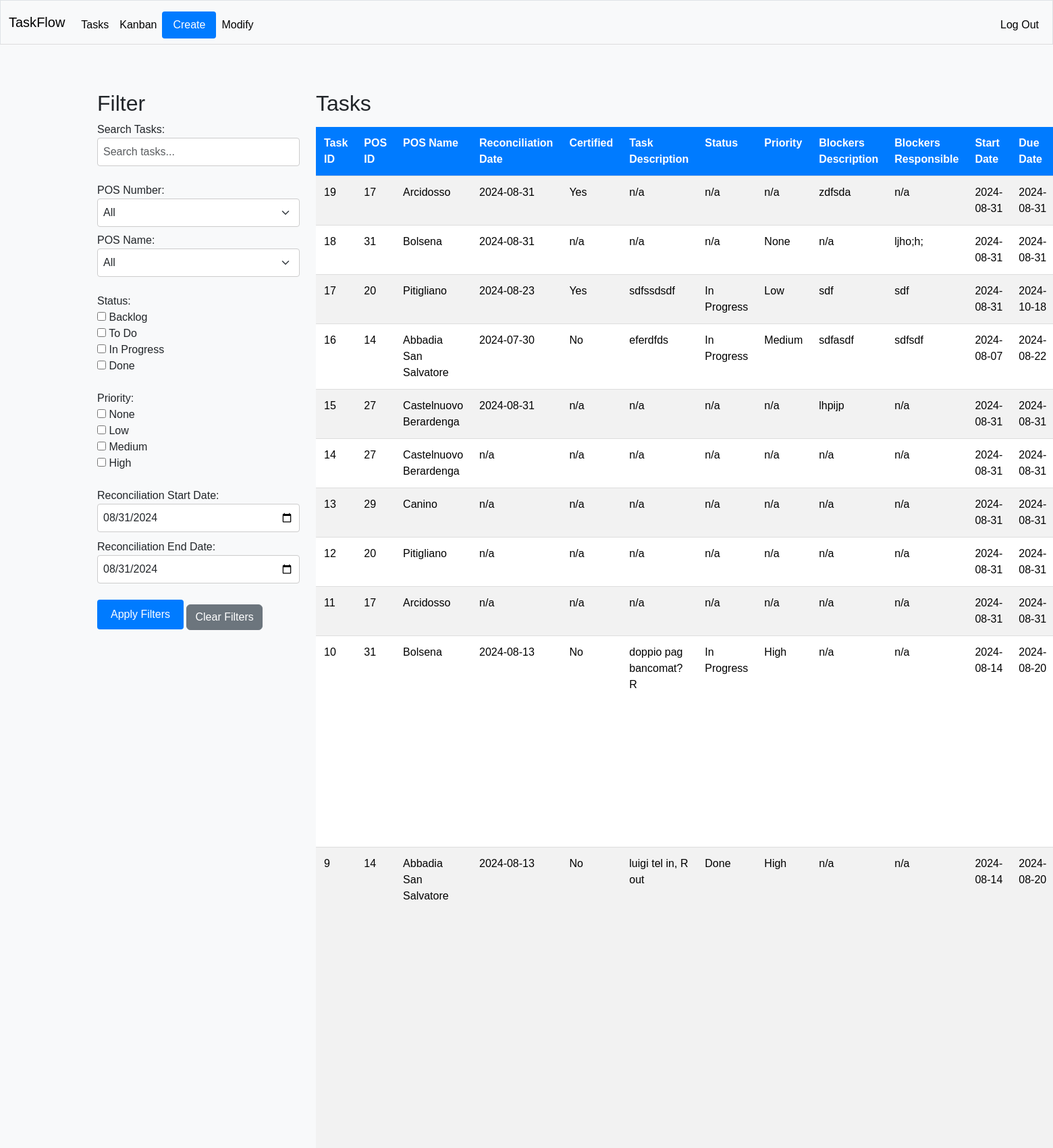
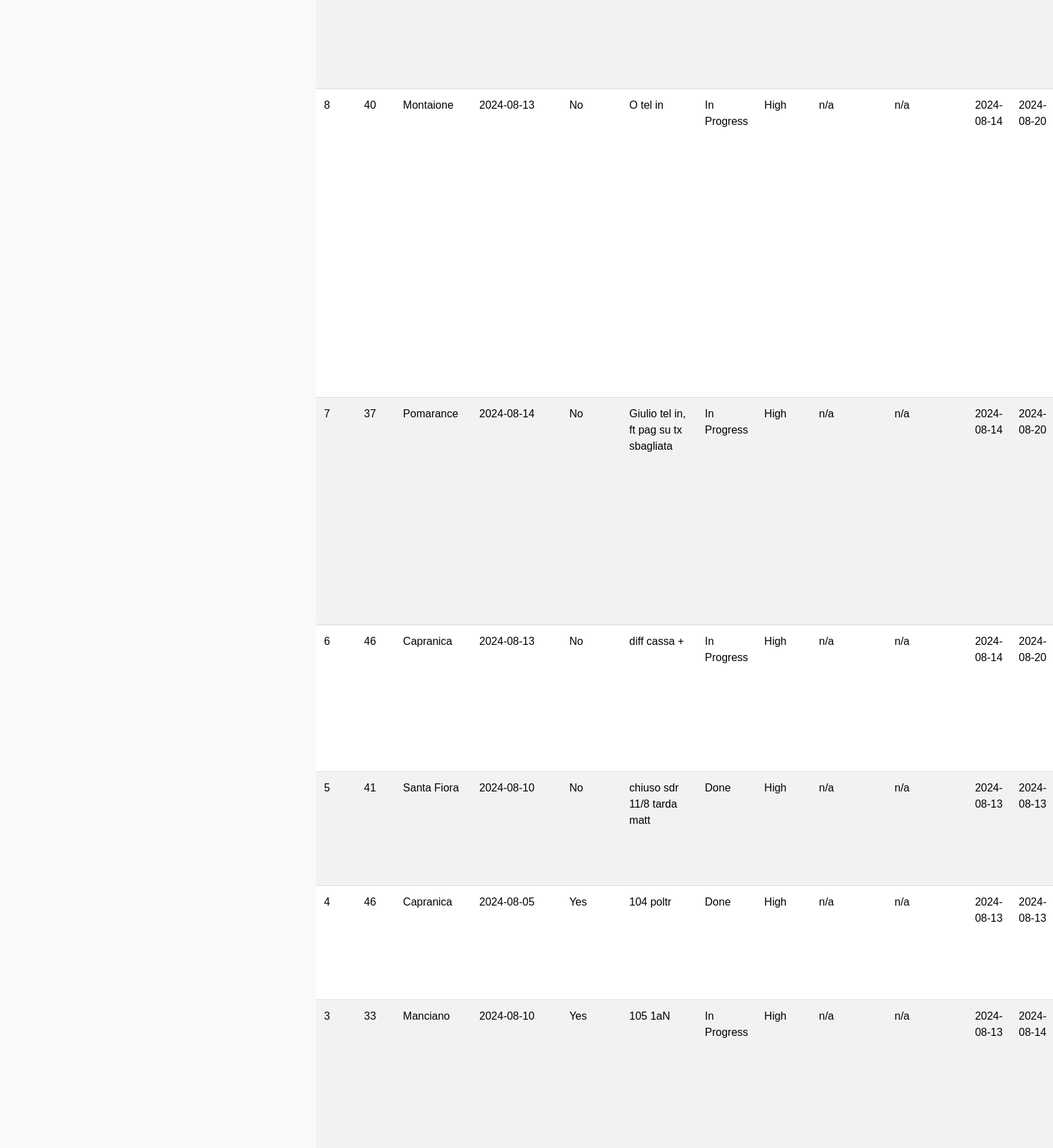
Page /tasks (signed in, upper part) on the committed database (2 pictures, top to bottom).
### tables this page shows
CREATE TABLE tasks (
                        task_id INTEGER NOT NULL, 
                        task_desc VARCHAR, 
                        task_status VARCHAR, 
                        task_priority VARCHAR, 
                        task_start_date DATE, 
                        task_due_date DATE, 
                        task_notes VARCHAR, 
                        pos_id INTEGER NOT NULL, 
                        blocker_id INTEGER, 
                        rec_id INTEGER, 
                        PRIMARY KEY (task_id), 
                        CHECK (task_status IN ('Backlog', 'To Do', 'In Progress', 'Done')), 
                        CHECK (task_priority IN ('None', 'Low', 'Medium', 'High')),
                        FOREIGN KEY(pos_id) REFERENCES pos (pos_id),
                        FOREIGN KEY(blocker_id) REFERENCES blockers (blocker_id),
                        FOREIGN KEY(rec_id) REFERENCES rec (rec_id)
                    );

CREATE TABLE pos (
	pos_id INTEGER NOT NULL, 
	pos_name VARCHAR NOT NULL, 
	PRIMARY KEY (pos_id), 
	UNIQUE (pos_name)
);

CREATE TABLE rec (
                        rec_id INTEGER NOT NULL, 
                        rec_date DATE, 
                        rec_certified BOOLEAN, 
                        task_id INTEGER, 
                        pos_id INTEGER, 
                        blocker_id INTEGER, 
                        PRIMARY KEY (rec_id),
                        FOREIGN KEY(task_id) REFERENCES tasks (task_id),
                        FOREIGN KEY(pos_id) REFERENCES pos (pos_id),
                        FOREIGN KEY(blocker_id) REFERENCES blockers (blocker_id)
                    );

CREATE TABLE blockers (
                        blocker_id INTEGER NOT NULL, 
                        blocker_desc VARCHAR, 
                        blocker_responsible VARCHAR, 
                        blocker_resolved BOOLEAN, 
                        blocker_res_date DATE, 
                        pos_id INTEGER, 
                        rec_id INTEGER, 
                        task_id INTEGER, 
                        PRIMARY KEY (blocker_id),
                        FOREIGN KEY(pos_id) REFERENCES pos (pos_id),
                        FOREIGN KEY(rec_id) REFERENCES rec (rec_id),
                        FOREIGN KEY(task_id) REFERENCES tasks (task_id)
                    );

### app.py (the view)
@app.route("/tasks")
@login_required
def tasks():
    with engine.connect() as conn:
        query = select(
            tasks_table.c.task_id,
            tasks_table.c.task_desc,
            tasks_table.c.task_status,
            tasks_table.c.task_priority,
            tasks_table.c.task_start_date,
            tasks_table.c.task_due_date,
            tasks_table.c.task_notes,
            pos_table.c.pos_id,
            pos_table.c.pos_name,
            rec_table.c.rec_date,
            rec_table.c.rec_certified,
            blockers_table.c.blocker_desc,
            blockers_table.c.blocker_responsible
        ).select_from(
            tasks_table
            .join(pos_table, tasks_table.c.pos_id == pos_table.c.pos_id)
            .outerjoin(rec_table, tasks_table.c.rec_id == rec_table.c.rec_id)
            .outerjoin(blockers_table, tasks_table.c.blocker_id == blockers_table.c.blocker_id)
        ).order_by(desc(tasks_table.c.task_id))  # Order by task_id descending
        tasks = conn.execute(query).fetchall()
        pos_data = conn.execute(select(pos_table.c.pos_id, pos_table.c.pos_name)).fetchall()
        formatted_tasks = []
        for task in tasks:
            formatted_tasks.append({
                "task_id": task.task_id if task.task_id is not None else "n/a",
                "task_desc": task.task_desc if task.task_desc is not None else "n/a",
                "task_status": task.task_status if task.task_status is not None else "n/a",
                "task_priority": task.task_priority if task.task_priority is not None else "n/a",
                "task_start_date": task.task_start_date.strftime('%Y-%m-%d') if task.task_start_date else "n/a",
                "task_due_date": task.task_due_date.strftime('%Y-%m-%d') if task.task_due_date else "n/a",
                "task_notes": task.task_notes if task.task_notes is not None else "n/a",
                "pos_id": task.pos_id if task.pos_id is not None else "n/a",
                "pos_name": task.pos_name if task.pos_name is not None else "n/a",
                "rec_date": task.rec_date.strftime('%Y-%m-%d') if task.rec_date else "n/a",
                "rec_certified": "Yes" if task.rec_certified is True else "No" if task.rec_certified is False else "n/a",
                "blocker_desc": task.blocker_desc if task.blocker_desc is not None else "n/a",
                "blocker_responsible": task.blocker_responsible if task.blocker_responsible is not None else "n/a"
            })
    logger.debug("Formatted tasks for display: %s", formatted_tasks)
    return render_template("tasks.html", tasks=formatted_tasks, pos_data=pos_data, date=date)

### helpers.py (called while the page is built)
def login_required(f):
    @wraps(f)
    def decorated_function(*args, **kwargs):
        if session.get("user_id") is None:
            return redirect("/login")
        return f(*args, **kwargs)
    return decorated_function

### templates/tasks.html (shortened to what this page needs)
{% extends "layout.html" %}
{% block main %}
<div class="container-fluid">
    <div class="row">
        <div class="col-md-3">
            <div class="mb-4">
                <h2>Filter</h2>
                <label for="taskSearch">Search Tasks:</label>
                <input id="taskSearch" class="form-control" placeholder="Search tasks..." type="text">
            </div>
            <div class="mb-4">
                <label for="filterPosID">POS Number:</label>
                <select id="filterPosID" class="form-select mb-2">
                    <option value="">All</option>
                </select>
                <label for="filterPosName">POS Name:</label>
                <select id="filterPosName" class="form-select">
                    <option value="">All</option>
                </select>
            </div>
            <div class="mb-4">
                <label>Status:</label>
                <div>
                    <input type="checkbox" id="statusBacklog" value="Backlog"> Backlog
                </div>
                <div>
                    <input type="checkbox" id="statusToDo" value="To Do"> To Do
                </div>
                <div>
                    <input type="checkbox" id="statusInProgress" value="In Progress"> In Progress
                </div>
                <div>
                    <input type="checkbox" id="statusDone" value="Done"> Done
                </div>
            </div>
            <div class="mb-4">
                <label>Priority:</label>
                <div>
                    <input type="checkbox" id="priorityNone" value="None"> None
                </div>
                <div>
                    <input type="checkbox" id="priorityLow" value="Low"> Low
                </div>
                <div>
                    <input type="checkbox" id="priorityMedium" value="Medium"> Medium
                </div>
                <div>
                    <input type="checkbox" id="priorityHigh" value="High"> High
                </div>
            </div>
            <div class="mb-4">
                <label for="startDate">Reconciliation Start Date:</label>
                <input type="date" id="startDate" class="form-control mb-2" value="{{ date.today().strftime('%Y-%m-%d') }}">
                <label for="endDate">Reconciliation End Date:</label>
                <input type="date" id="endDate" class="form-control" value="{{ date.today().strftime('%Y-%m-%d') }}">
            </div>
            <div>
                <button id="filterBtn" class="btn btn-primary mb-2">Apply Filters</button>
                <button id="clearFilterBtn" class="btn btn-secondary">Clear Filters</button>
            </div>
        </div>
        <div class="col-md-9">
            <h2>Tasks</h2>
            <table class="table table-striped mt-3">
                <thead>
                    <tr>
                        <th>Task ID</th>
                        <th>POS ID</th>
                        <th>POS Name</th>
                        <th>Reconciliation Date</th>
                        <th>Certified</th>
                        <th>Task Description</th>
                        <th>Status</th>
                        <th>Priority</th>
                        <th>Blockers Description</th>
                        <th>Blockers Responsible</th>
                        <th>Start Date</th>
                        <th>Due Date</th>
                    </tr>
                </thead>
                <tbody id="taskTableBody">
                    {% for task in tasks %}
                    <tr>
                        <td>{{ task.task_id }}</td>
                        <td>{{ task.pos_id }}</td>
                        <td>{{ task.pos_name }}</td>
                        <td>{{ task.rec_date }}</td>
                        <td>{{ task.rec_certified }}</td>
                        <td>{{ task.task_desc }}</td>
                        <td>{{ task.task_status }}</td>
                        <td>{{ task.task_priority }}</td>
                        <td>{{ task.blocker_desc }}</td>
                        <td>{{ task.blocker_responsible }}</td>
                        <td>{{ task.task_start_date }}</td>
                        <td>{{ task.task_due_date }}</td>
                    </tr>
                    {% endfor %}
                </tbody>
            </table>
        </div>
    </div>
</div>
{% endblock %}

### templates/layout.html (shortened to what this page needs)
<!DOCTYPE html>
<html lang="en">
<head>
    <link href="https://cdn.jsdelivr.net/npm/bootstrap@5.3.3/dist/css/bootstrap.min.css" rel="stylesheet">
    <link href="{{ url_for('static', filename='css/style.css') }}" rel="stylesheet">
</head>
<body>
    <nav class="navbar navbar-expand-md navbar-light bg-light border">
        <div class="container-fluid">
            <a class="navbar-brand" href="/"><span class="blue">Task</span><span class="red">Flow</span></a>
            <div class="collapse navbar-collapse" id="navbar">
                {% if session["user_id"] %}
                    <ul class="navbar-nav me-auto mt-2">
                        <li class="nav-item"><a class="nav-link" href="/tasks">Tasks</a></li>
                        <li class="nav-item"><a class="nav-link" href="/kanban">Kanban</a></li>
                        <li class="nav-item">
                            <a class="btn btn-primary" href="/create">Create</a>
                        </li>
                        <li class="nav-item"><a class="nav-link" href="/modify">Modify</a></li>
                    </ul>
                    <ul class="navbar-nav ms-auto mt-2">
                        <li class="nav-item"><a class="nav-link" href="/logout">Log Out</a></li>
                    </ul>
                {% else %}
                    <ul class="navbar-nav ms-auto mt-2">
                        <li class="nav-item"><a class="nav-link" href="/register">Register</a></li>
                        <li class="nav-item"><a class="nav-link" href="/login">Log In</a></li>
                    </ul>
                {% endif %}
            </div>
        </div>
    </nav>
    <main class="container py-5 text-center">
        {% block main %}{% endblock %}
    </main>
</body>
</html>

### static/css/style.css (style rules this page uses)
body { font-family: Arial, sans-serif !important; background-color: #f8f9fa !important; margin: 0 !important; padding: 0 !important; text-align: left !important; }
.navbar { background-color: #f8f9fa !important; color: black !important; border-bottom: 1px solid #ddd !important; }
.navbar a { color: black !important; font-weight: 500 !important; text-align: left !important; }
.navbar .navbar-nav .nav-link { color: black !important; }
.navbar-brand { color: black !important; }
.navbar .btn { background-color: #007bff !important; border: none !important; color: white !important; padding: 8px 16px !important; border-radius: 4px !important; font-size: 16px !important; text-align: left !important; }
.btn-primary { background-color: #007bff !important; border: none !important; color: white !important; text-align: left !important; }
.container { margin-top: 20px !important; text-align: left !important; }
input[type="text"], input[type="password"], textarea, select { width: 100% !important; padding: 8px !important; margin-bottom: 10px !important; border: 1px solid #ccc !important; border-radius: 4px !important; text-align: left !important; }
.table { width: 100% !important; margin-bottom: 20px !important; border-collapse: collapse !important; text-align: left !important; }
.table th, .table td { padding: 12px !important; text-align: left !important; border-bottom: 1px solid #ddd !important; vertical-align: top !important; white-space: normal !important; }
.table th { background-color: #007bff !important; color: white !important; }
input[type="date"] { width: 100% !important; text-align: left !important; }
.form-control { width: 100% !important; padding: 8px !important; margin-bottom: 10px !important; border: 1px solid #ccc !important; border-radius: 4px !important; text-align: left !important; }
.btn-primary { background-color: #007bff !important; border: none !important; color: white !important; padding: 10px 20px !important; border-radius: 4px !important; cursor: pointer !important; text-align: left !important; }

### rows in the picture
tasks: task_id "19", pos_id "17", pos_name "Arcidosso", rec_date "2024-08-31", rec_certified "Yes", task_desc "n/a", task_status "n/a", task_priority "n/a", blocker_desc "zdfsda", blocker_responsible "n/a", task_start_date "2024-08-31", task_due_date "2024-08-31"
tasks: task_id "18", pos_id "31", pos_name "Bolsena", rec_date "2024-08-31", rec_certified "n/a", task_desc "n/a", task_status "n/a", task_priority "None", blocker_desc "n/a", blocker_responsible "ljho;h;", task_start_date "2024-08-31", task_due_date "2024-08-31"
tasks: task_id "17", pos_id "20", pos_name "Pitigliano", rec_date "2024-08-23", rec_certified "Yes", task_desc "sdfssdsdf", task_status "In Progress", task_priority "Low", blocker_desc "sdf", blocker_responsible "sdf", task_start_date "2024-08-31", task_due_date "2024-10-18"
tasks: task_id "16", pos_id "14", pos_name "Abbadia San Salvatore", rec_date "2024-07-30", rec_certified "No", task_desc "eferdfds", task_status "In Progress", task_priority "Medium", blocker_desc "sdfasdf", blocker_responsible "sdfsdf", task_start_date "2024-08-07", task_due_date "2024-08-22"
tasks: task_id "15", pos_id "27", pos_name "Castelnuovo Berardenga", rec_date "2024-08-31", rec_certified "n/a", task_desc "n/a", task_status "n/a", task_priority "n/a", blocker_desc "lhpijp", blocker_responsible "n/a", task_start_date "2024-08-31", task_due_date "2024-08-31"
tasks: task_id "14", pos_id "27", pos_name "Castelnuovo Berardenga", rec_date "n/a", rec_certified "n/a", task_desc "n/a", task_status "n/a", task_priority "n/a", blocker_desc "n/a", blocker_responsible "n/a", task_start_date "2024-08-31", task_due_date "2024-08-31"
tasks: task_id "13", pos_id "29", pos_name "Canino", rec_date "n/a", rec_certified "n/a", task_desc "n/a", task_status "n/a", task_priority "n/a", blocker_desc "n/a", blocker_responsible "n/a", task_start_date "2024-08-31", task_due_date "2024-08-31"
tasks: task_id "12", pos_id "20", pos_name "Pitigliano", rec_date "n/a", rec_certified "n/a", task_desc "n/a", task_status "n/a", task_priority "n/a", blocker_desc "n/a", blocker_responsible "n/a", task_start_date "2024-08-31", task_due_date "2024-08-31"
tasks: task_id "11", pos_id "17", pos_name "Arcidosso", rec_date "n/a", rec_certified "n/a", task_desc "n/a", task_status "n/a", task_priority "n/a", blocker_desc "n/a", blocker_responsible "n/a", task_start_date "2024-08-31", task_due_date "2024-08-31"
tasks: task_id "10", pos_id "31", pos_name "Bolsena", rec_date "2024-08-13", rec_certified "No", task_desc "doppio pag bancomat? R", task_status "In Progress", task_priority "High", blocker_desc "n/a", blocker_responsible "n/a", task_start_date "2024-08-14", task_due_date "2024-08-20"
tasks: task_id "9", pos_id "14", pos_name "Abbadia San Salvatore", rec_date "2024-08-13", rec_certified "No", task_desc "luigi tel in, R out", task_status "Done", task_priority "High", blocker_desc "n/a", blocker_responsible "n/a", task_start_date "2024-08-14", task_due_date "2024-08-20"
tasks: task_id "8", pos_id "40", pos_name "Montaione", rec_date "2024-08-13", rec_certified "No", task_desc "O tel in", task_status "In Progress", task_priority "High", blocker_desc "n/a", blocker_responsible "n/a", task_start_date "2024-08-14", task_due_date "2024-08-20"
tasks: task_id "7", pos_id "37", pos_name "Pomarance", rec_date "2024-08-14", rec_certified "No", task_desc "Giulio tel in, ft pag su tx sbagliata", task_status "In Progress", task_priority "High", blocker_desc "n/a", blocker_responsible "n/a", task_start_date "2024-08-14", task_due_date "2024-08-20"
tasks: task_id "6", pos_id "46", pos_name "Capranica", rec_date "2024-08-13", rec_certified "No", task_desc "diff cassa +", task_status "In Progress", task_priority "High", blocker_desc "n/a", blocker_responsible "n/a", task_start_date "2024-08-14", task_due_date "2024-08-20"
tasks: task_id "5", pos_id "41", pos_name "Santa Fiora", rec_date "2024-08-10", rec_certified "No", task_desc "chiuso sdr 11/8 tarda matt", task_status "Done", task_priority "High", blocker_desc "n/a", blocker_responsible "n/a", task_start_date "2024-08-13", task_due_date "2024-08-13"
tasks: task_id "4", pos_id "46", pos_name "Capranica", rec_date "2024-08-05", rec_certified "Yes", task_desc "104 poltr", task_status "Done", task_priority "High", blocker_desc "n/a", blocker_responsible "n/a", task_start_date "2024-08-13", task_due_date "2024-08-13"
tasks: task_id "3", pos_id "33", pos_name "Manciano", rec_date "2024-08-10", rec_certified "Yes", task_desc "105 1aN", task_status "In Progress", task_priority "High", blocker_desc "n/a", blocker_responsible "n/a", task_start_date "2024-08-13", task_due_date "2024-08-14"
